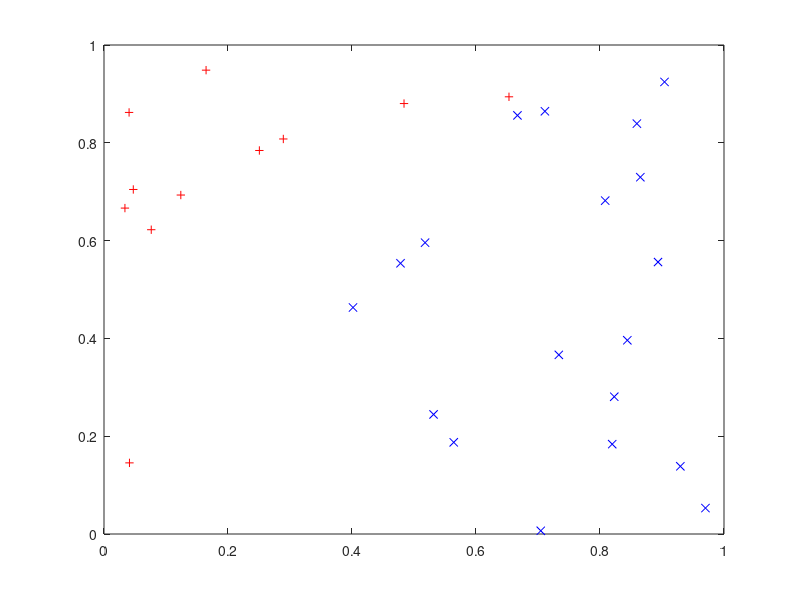

MATLAB code for this plot:
des = 2;
x = rand(30,des);
y = 3*x(:,1)-2*x(:,2)+0.3; % y=3*x1-2*x2+0.3
y(y<0.5)=-1;
y(y>=0.5)=1;
figure;
plot(x(y==1,1),x(y==1,2),'bx');
hold on;
plot(x(y==-1,1),x(y==-1,2),'r+');
w = rand(1,des);
